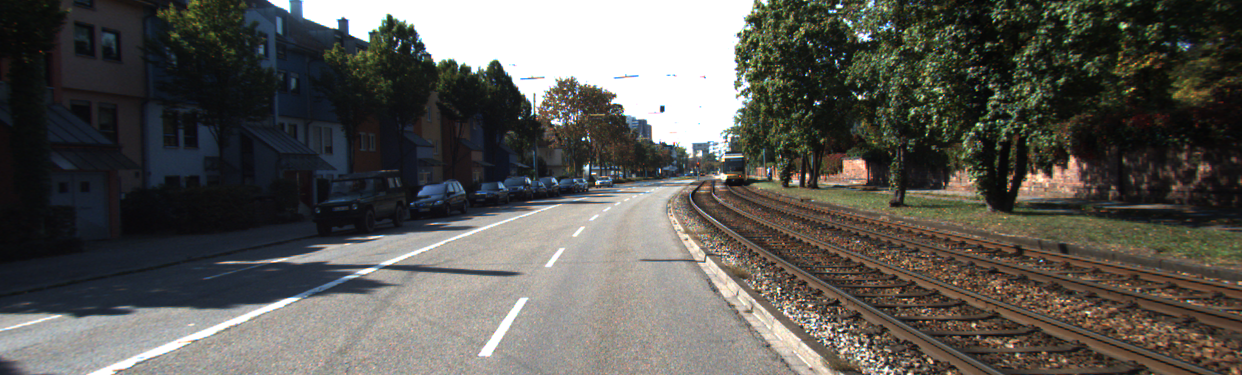
#> input picture augment/left.png, 1242 x 375 px
$ python stereo2depth.py
#> lines starting #> are read from the running program, lines starting #| are printed output that depends on the picture
import numpy as np
import cv2 as cv
from matplotlib import pyplot as plt


imgL = cv.imread('left.png',0)
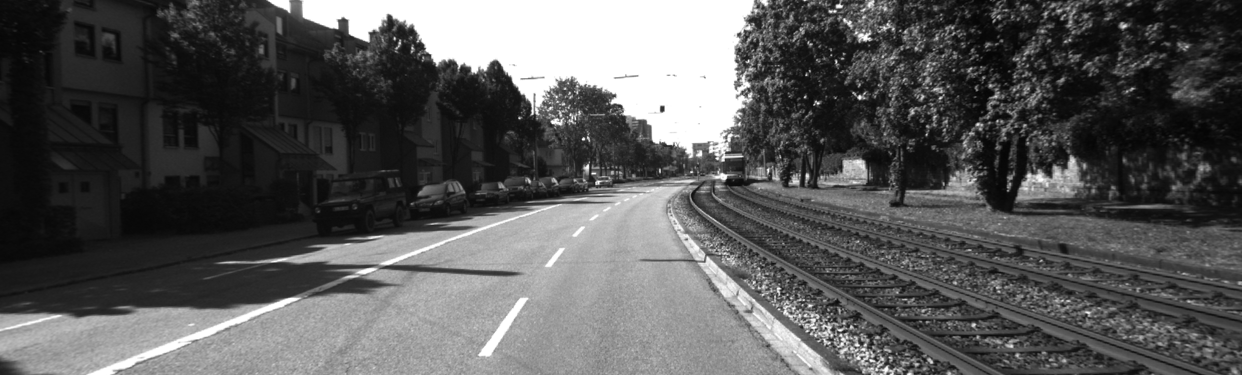
#> imgL: shape (375, 1242); min 4, max 255, mean 87.7
imgR = cv.imread('right.png',0)
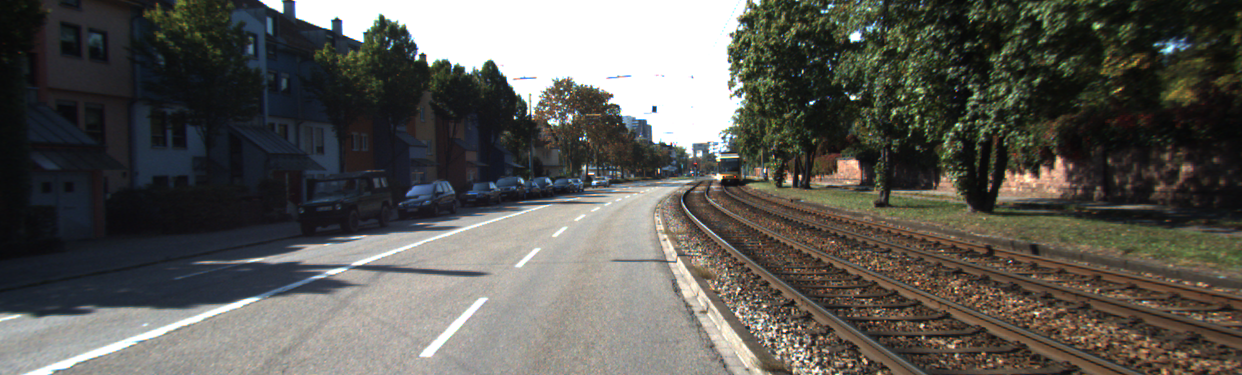
#> input picture augment/right.png, 1242 x 375 px
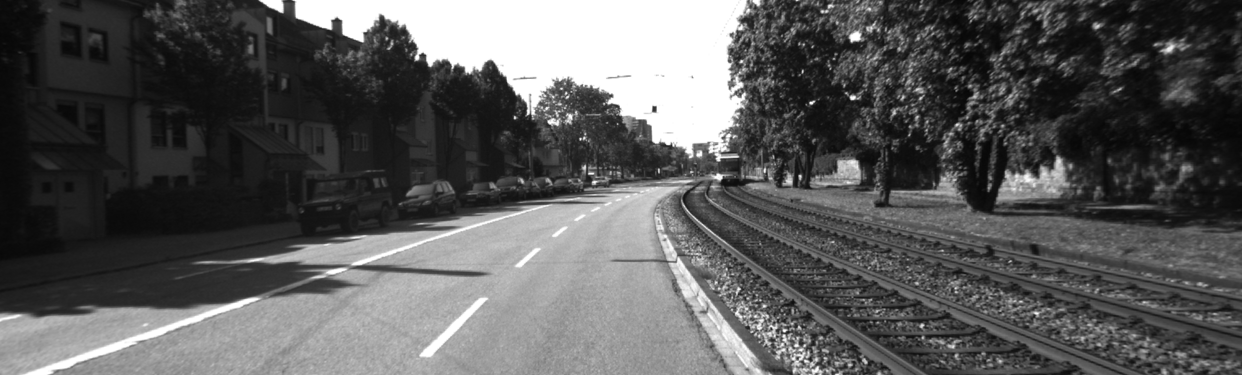
#> imgR: shape (375, 1242); min 6, max 255, mean 88.9
stereo = cv.StereoBM_create(numDisparities=256, blockSize=5)
disparity = stereo.compute(imgL,imgR)
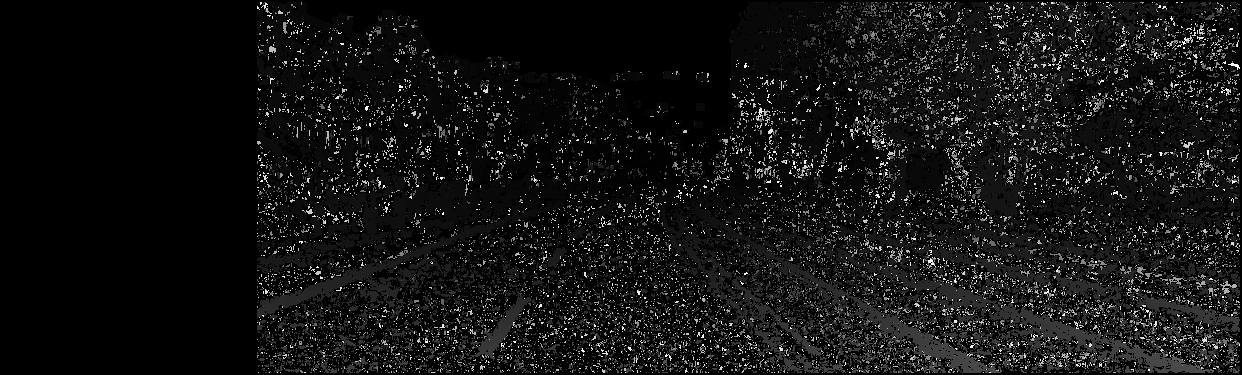
#> disparity: shape (375, 1242) int16; min -16, max 4080, mean 283.3; drawn with min black and max white
plt.imshow(disparity,'gray')
plt.show()
